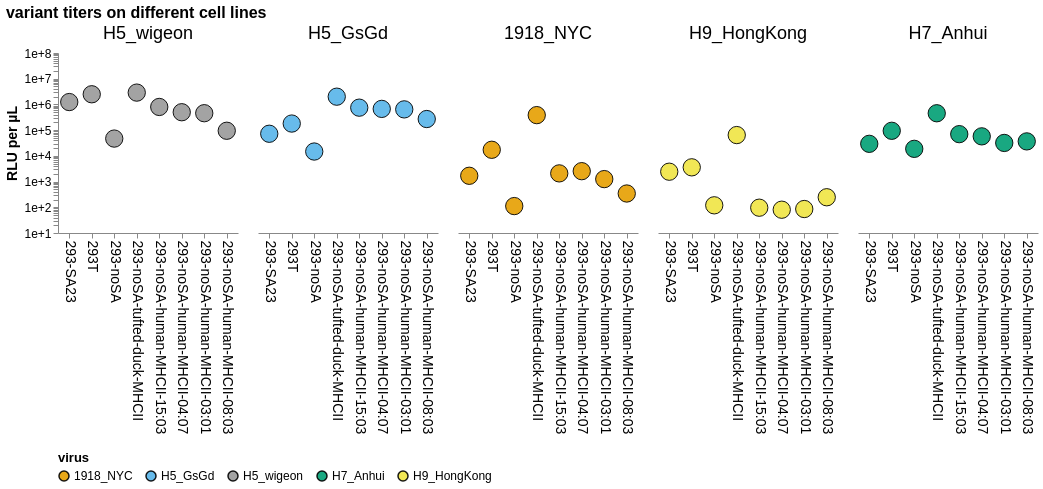

Notebook code for this chart:
### Code cell
CBPALETTE = ('#E69F00','#56B4E9','#999999','#009E73','#F0E442','#0072B2','#D55E00','#CC79A7')

average_titers = average_titers.copy()

average_titers["virus"] = average_titers["virus"].astype(
    CategoricalDtype(categories=virus_order, ordered=True)
)

average_titers["cells"] = average_titers["cells"].astype(
    CategoricalDtype(categories=cells_order, ordered=True)
)

base = alt.Chart(average_titers).encode(
    x=alt.X(
        "cells:N",
        sort=cells_order,
        title=None,
        axis=alt.Axis(
            labelAngle=90,
            labelFontSize=14,
            labelLimit=0
        ),
    ),
    y=alt.Y(
        "mean_RLUperuL:Q",
        scale=alt.Scale(type="log", domain=[10, 1e8]),
        title="RLU per µL",
        axis=alt.Axis(
            titleFontSize=14,
            labelFontSize=12,
            format=".0e"
        ),
    ),
    color=alt.Color(
        "virus:N",
        scale=alt.Scale(range=CBPALETTE),
        legend=alt.Legend(
            title="virus",
            orient="bottom",
            titleFontSize=13,
            labelFontSize=12,
            labelLimit=0
        ),
    ),
    tooltip=[
        "virus:N",
        "cells:N",
        alt.Tooltip("mean_RLUperuL:Q", format=".2e"),
    ],
)

points = base.mark_point(
    size=300,
    filled=True,
    opacity=0.9,
    stroke="black",
    strokeWidth=1,
)


chart = (
    alt.layer(points)
    .properties(
        width=180,
        height=180
    )
    .facet(
        column=alt.Column(
            "virus:N",
            sort=virus_order,
            header=alt.Header(
                title=None,
                labelFontSize=18,
                labelOrient="top",
            ),
        ),
        columns=4,
    )
    .properties(
        title="variant titers on different cell lines"
    )
    .resolve_scale(
        y="shared"
    )
    .configure_axis(
        grid=False
    )
    .configure_view(
        stroke=None
    )
    .configure_title(
        fontSize=16
    )
    .configure_facet(
        spacing=20
    )
)

chart

### Figure 1 — Vega-Lite specification as saved in the notebook (floating-point values rounded to 4 significant figures)
{"config": {"view": {"continuousWidth": 300, "continuousHeight": 300, "stroke": null}, "axis": {"grid": false}, "facet": {"spacing": 20}, "title": {"fontSize": 16}}, "data": {"name": "data-03849c71f3096747dc6a9076faef744e"}, "facet": {"column": {"field": "virus", "header": {"labelFontSize": 18, "labelOrient": "top", "title": null}, "sort": ["H5_wigeon", "H5_GsGd", "1918_NYC", "H9_HongKong", "H7_Anhui"], "type": "nominal"}}, "spec": {"layer": [{"mark": {"type": "point", "filled": true, "opacity": 0.9, "size": 300, "stroke": "black", "strokeWidth": 1}, "encoding": {"color": {"field": "virus", "legend": {"labelFontSize": 12, "labelLimit": 0, "orient": "bottom", "title": "virus", "titleFontSize": 13}, "scale": {"range": ["#E69F00", "#56B4E9", "#999999", "#009E73", "#F0E442", "#0072B2", "#D55E00", "#CC79A7"]}, "type": "nominal"}, "tooltip": [{"field": "virus", "type": "nominal"}, {"field": "cells", "type": "nominal"}, {"field": "mean_RLUperuL", "format": ".2e", "type": "quantitative"}], "x": {"axis": {"labelAngle": 90, "labelFontSize": 14, "labelLimit": 0}, "field": "cells", "sort": ["293-SA23", "293T", "293-noSA", "293-noSA-tufted-duck-MHCII", "293-noSA-human-MHCII-15:03", "293-noSA-human-MHCII-04:07", "293-noSA-human-MHCII-03:01", "293-noSA-human-MHCII-08:03"], "title": null, "type": "nominal"}, "y": {"axis": {"format": ".0e", "labelFontSize": 12, "titleFontSize": 14}, "field": "mean_RLUperuL", "scale": {"domain": [10, 100000000.0], "type": "log"}, "title": "RLU per µL", "type": "quantitative"}}}], "height": 180, "width": 180}, "columns": 4, "resolve": {"scale": {"y": "shared"}}, "title": "variant titers on different cell lines", "$schema": "https://vega.github.io/schema/vega-lite/v6.1.0.json", "datasets": {"data-03849c71f3096747dc6a9076faef744e": [{"virus": "1918_NYC", "cells": "293-SA23", "oseltamivir": "no", "media": "IGM", "mean_RLUperuL": 1679.0}, {"virus": "1918_NYC", "cells": "293-noSA", "oseltamivir": "no", "media": "IGM", "mean_RLUperuL": 111.4}, {"virus": "1918_NYC", "cells": "293-noSA-human-MHCII-03:01", "oseltamivir": "no", "media": "IGM", "mean_RLUperuL": 1247.0}, {"virus": "1918_NYC", "cells": "293-noSA-human-MHCII-04:07", "oseltamivir": "no", "media": "IGM", "mean_RLUperuL": 2538.0}, {"virus": "1918_NYC", "cells": "293-noSA-human-MHCII-08:03", "oseltamivir": "no", "media": "IGM", "mean_RLUperuL": 343.5}, {"virus": "1918_NYC", "cells": "293-noSA-human-MHCII-15:03", "oseltamivir": "no", "media": "IGM", "mean_RLUperuL": 2082.0}, {"virus": "1918_NYC", "cells": "293-noSA-tufted-duck-MHCII", "oseltamivir": "no", "media": "IGM", "mean_RLUperuL": 383700.0}, {"virus": "1918_NYC", "cells": "293T", "oseltamivir": "no", "media": "IGM", "mean_RLUperuL": 17230.0}, {"virus": "H5_GsGd", "cells": "293-SA23", "oseltamivir": "no", "media": "IGM", "mean_RLUperuL": 72350.0}, {"virus": "H5_GsGd", "cells": "293-noSA", "oseltamivir": "no", "media": "IGM", "mean_RLUperuL": 14730.0}, {"virus": "H5_GsGd", "cells": "293-noSA-human-MHCII-03:01", "oseltamivir": "no", "media": "IGM", "mean_RLUperuL": 642300.0}, {"virus": "H5_GsGd", "cells": "293-noSA-human-MHCII-04:07", "oseltamivir": "no", "media": "IGM", "mean_RLUperuL": 670700.0}, {"virus": "H5_GsGd", "cells": "293-noSA-human-MHCII-08:03", "oseltamivir": "no", "media": "IGM", "mean_RLUperuL": 270600.0}, {"virus": "H5_GsGd", "cells": "293-noSA-human-MHCII-15:03", "oseltamivir": "no", "media": "IGM", "mean_RLUperuL": 747900.0}, {"virus": "H5_GsGd", "cells": "293-noSA-tufted-duck-MHCII", "oseltamivir": "no", "media": "IGM", "mean_RLUperuL": 2002000.0}, {"virus": "H5_GsGd", "cells": "293T", "oseltamivir": "no", "media": "IGM", "mean_RLUperuL": 180400.0}, {"virus": "H5_wigeon", "cells": "293-SA23", "oseltamivir": "no", "media": "IGM", "mean_RLUperuL": 1239000.0}, {"virus": "H5_wigeon", "cells": "293-noSA", "oseltamivir": "no", "media": "IGM", "mean_RLUperuL": 46990.0}, {"virus": "H5_wigeon", "cells": "293-noSA-human-MHCII-03:01", "oseltamivir": "no", "media": "IGM", "mean_RLUperuL": 455600.0}, {"virus": "H5_wigeon", "cells": "293-noSA-human-MHCII-04:07", "oseltamivir": "no", "media": "IGM", "mean_RLUperuL": 497500.0}, {"virus": "H5_wigeon", "cells": "293-noSA-human-MHCII-08:03", "oseltamivir": "no", "media": "IGM", "mean_RLUperuL": 94630.0}, {"virus": "H5_wigeon", "cells": "293-noSA-human-MHCII-15:03", "oseltamivir": "no", "media": "IGM", "mean_RLUperuL": 797800.0}, {"virus": "H5_wigeon", "cells": "293-noSA-tufted-duck-MHCII", "oseltamivir": "no", "media": "IGM", "mean_RLUperuL": 2882000.0}, {"virus": "H5_wigeon", "cells": "293T", "oseltamivir": "no", "media": "IGM", "mean_RLUperuL": 2484000.0}, {"virus": "H7_Anhui", "cells": "293-SA23", "oseltamivir": "no", "media": "IGM", "mean_RLUperuL": 29350.0}, {"virus": "H7_Anhui", "cells": "293-noSA", "oseltamivir": "no", "media": "IGM", "mean_RLUperuL": 18730.0}, {"virus": "H7_Anhui", "cells": "293-noSA-human-MHCII-03:01", "oseltamivir": "no", "media": "IGM", "mean_RLUperuL": 31790.0}, {"virus": "H7_Anhui", "cells": "293-noSA-human-MHCII-04:07", "oseltamivir": "no", "media": "IGM", "mean_RLUperuL": 57370.0}, {"virus": "H7_Anhui", "cells": "293-noSA-human-MHCII-08:03", "oseltamivir": "no", "media": "IGM", "mean_RLUperuL": 36540.0}, {"virus": "H7_Anhui", "cells": "293-noSA-human-MHCII-15:03", "oseltamivir": "no", "media": "IGM", "mean_RLUperuL": 69920.0}, {"virus": "H7_Anhui", "cells": "293-noSA-tufted-duck-MHCII", "oseltamivir": "no", "media": "IGM", "mean_RLUperuL": 453900.0}, {"virus": "H7_Anhui", "cells": "293T", "oseltamivir": "no", "media": "IGM", "mean_RLUperuL": 94370.0}, {"virus": "H9_HongKong", "cells": "293-SA23", "oseltamivir": "no", "media": "IGM", "mean_RLUperuL": 2417.0}, {"virus": "H9_HongKong", "cells": "293-noSA", "oseltamivir": "no", "media": "IGM", "mean_RLUperuL": 119.4}, {"virus": "H9_HongKong", "cells": "293-noSA-human-MHCII-03:01", "oseltamivir": "no", "media": "IGM", "mean_RLUperuL": 85.63}, {"virus": "H9_HongKong", "cells": "293-noSA-human-MHCII-04:07", "oseltamivir": "no", "media": "IGM", "mean_RLUperuL": 80.44}, {"virus": "H9_HongKong", "cells": "293-noSA-human-MHCII-08:03", "oseltamivir": "no", "media": "IGM", "mean_RLUperuL": 245.6}, {"virus": "H9_HongKong", "cells": "293-noSA-human-MHCII-15:03", "oseltamivir": "no", "media": "IGM", "mean_RLUperuL": 96.32}, {"virus": "H9_HongKong", "cells": "293-noSA-tufted-duck-MHCII", "oseltamivir": "no", "media": "IGM", "mean_RLUperuL": 64360.0}, {"virus": "H9_HongKong", "cells": "293T", "oseltamivir": "no", "media": "IGM", "mean_RLUperuL": 3581.0}]}}
